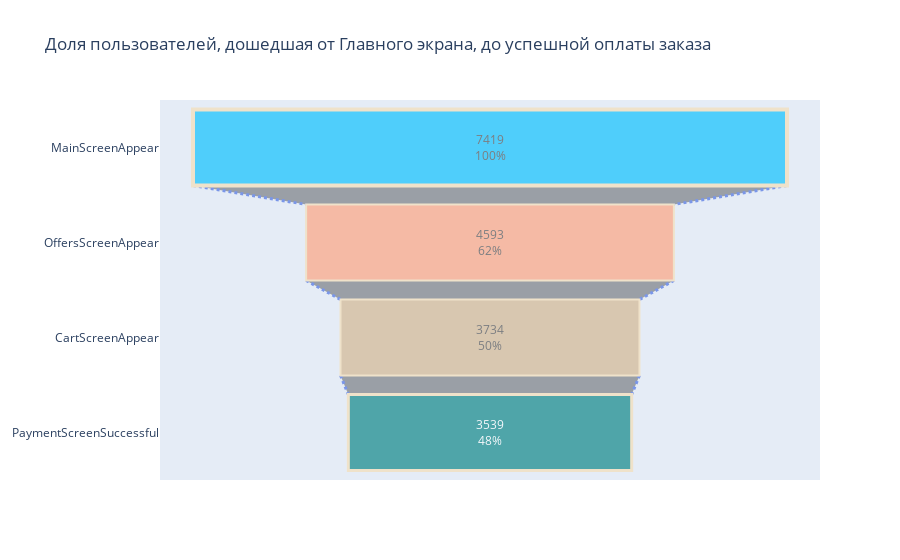

Notebook source saved alongside this figure:
### Markdown cell above
Больше всего пользователей теряется на шаге перехода с главной страницы на страницу с предложениями товаров. Из 100% на второй шаг переходит только 62%. Теперь посмотрим какая доля пользователей доходит от первого этапа до последнего, успешной оплаты заказа:

### Code cell
fig = go.Figure()
fig = go.Figure(go.Funnel(
    y = percent_user_id['event'],
    x = percent_user_id['user_id'],
textposition = "inside",
    textinfo = "value+percent initial",
    opacity = 0.65, marker = {"color": ["deepskyblue", "lightsalmon", "tan", "teal", "silver"],
    "line": {"width": [4, 2, 2, 3, 1, 1], "color": ["wheat", "wheat", "wheat", "wheat"]}},
connector = {"line": {"color": "royalblue", "dash": "dot", "width": 3}}
))
fig.update_layout(title='Доля пользователей, дошедшая от Главного экрана, до успешной оплаты заказа')
fig.show()

### Figure 1 — Plotly figure (JSON) as saved in the notebook; plotly's stock layout.template omitted (floating-point values rounded to 4 significant figures)
{"data": [{"connector": {"line": {"color": "royalblue", "dash": "dot", "width": 3}}, "marker": {"color": ["deepskyblue", "lightsalmon", "tan", "teal", "silver"], "line": {"color": ["wheat", "wheat", "wheat", "wheat"], "width": [4, 2, 2, 3, 1, 1]}}, "opacity": 0.65, "textinfo": "value+percent initial", "textposition": "inside", "type": "funnel", "x": [7419, 4593, 3734, 3539], "y": ["MainScreenAppear", "OffersScreenAppear", "CartScreenAppear", "PaymentScreenSuccessful"]}], "layout": {"title": {"text": "Доля пользователей, дошедшая от Главного экрана, до успешной оплаты заказа"}}}
